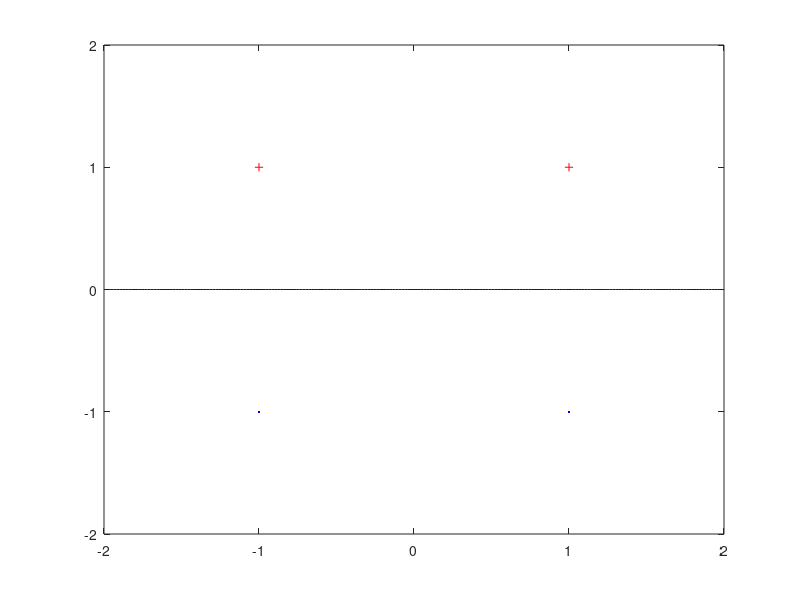

This chart was generated by the following MATLAB code:
s1=[1 1 1];
s2=[-1 1 1];
s3=[1 -1 1];
s4=[-1 -1 1];
A=[sum(s1.*s1) sum(s2.*s1) sum(s3.*s1) sum(s4.*s1);
   sum(s1.*s2) sum(s2.*s2) sum(s3.*s2) sum(s4.*s2);
   sum(s1.*s3) sum(s2.*s3) sum(s3.*s3) sum(s4.*s3);
   sum(s1.*s4) sum(s2.*s4) sum(s3.*s4) sum(s4.*s4)];
Y=[1 1 -1 -1];
X=Y/A
p=X(1);
q=X(2);
r=X(3);
s=X(4);
W=[p*s1+q*s2+r*s3+s*s4]
x=-2:0.02:2;
y=((-W(1)*x)-W(3))/W(2);
figure()
plot(x,y,'b-')
xlim([-2 2])
ylim([-2 2])
 hold on
 plot(1,1,'r+')
 hold on
 plot(-1,1,'r+')
 hold on
 plot(1,-1,'b.')
 hold on
 plot(-1,-1,'b.')